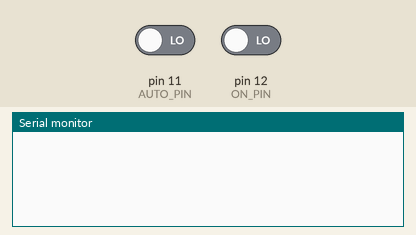
Bench run of a sketch on a simulated Arduino Uno, built with avr-gcc and run on an emulated ATmega328P. Shown: the last lines printed to the serial monitor. Inputs (shaded band) come from the test bench; at power-on: pin 12 (ON_PIN) LOW, pin 11 (AUTO_PIN) LOW.

Above: at 1.2 s.
1.3 s: pin 12 (ON_PIN) driven HIGH
At 2.5 s:
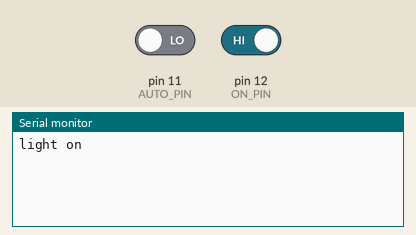
2.8 s: pin 12 (ON_PIN) driven LOW
At 3.7 s:
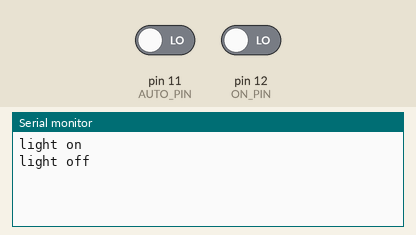

Measured:
- after the input at 1.3 s, the serial monitor: prints a new line at once (image 1)
- after the input at 2.8 s, the serial monitor: prints a new line at once (image 2)

The sketch:

PirLight.ino
```cpp
// PirLight - PIR motion lighting with an SSR and an AUTO / ON / OFF switch
// Steve Spence (KK4HFJ) - https://kk4hfj.com/
// 2026 cleanup of the Instructable "DIY Arduino PIR Motion Sensor Lighting & Security".
// Same wiring as the original; see README.md for the review notes.
//
//   PIR out -> D2 (PIR powered from +5 V)
//   SSR input + -> D13, input - -> GND (see README: D9 is a better choice)
//   SPDT centre-off switch: centre to +5 V, ends to D11 (AUTO) and D12 (ON), 10k from each to GND
//   Optional LDR divider -> A0 (LDR to +5 V, 10k to GND): no auto-on while it's bright

// ---- user settings ----------------------------------------------------
const uint32_t ON_TIME_MS = 180000UL;   // lights stay on this long after the LAST motion
const uint8_t SSR_PIN = 13;             // D13 flickers during the bootloader; D9 avoids that
#define USE_LDR 0
const int DARK_BELOW = 400;             // A0 reading below this counts as dark (with USE_LDR 1)
// -------------------------------------------------------------------------

const uint8_t PIR_PIN = 2, AUTO_PIN = 11, ON_PIN = 12, LDR_PIN = A0;
uint32_t lastMotion = 0;
bool lightOn = false;

void setLight(bool on) {
  if (on != lightOn) {
    lightOn = on;
    digitalWrite(SSR_PIN, on ? HIGH : LOW);
    Serial.println(on ? F("light on") : F("light off"));
  }
}

void setup() {
  digitalWrite(SSR_PIN, LOW);
  pinMode(SSR_PIN, OUTPUT);
  pinMode(PIR_PIN, INPUT);
  pinMode(AUTO_PIN, INPUT);   // external 10k pull-downs, as in the original
  pinMode(ON_PIN, INPUT);
  Serial.begin(9600);
}

void loop() {
  static bool wasAuto = false;
  bool isAuto = digitalRead(AUTO_PIN) == HIGH;
  if (isAuto && !wasAuto) lastMotion = millis();       // switching to AUTO with the light on: give it a full period
  wasAuto = isAuto;

  if (isAuto) {                                        // AUTO: motion sensor
    if (digitalRead(PIR_PIN) == HIGH) {
#if USE_LDR
      bool dark = analogRead(LDR_PIN) < DARK_BELOW;
#else
      bool dark = true;
#endif
      if (dark || lightOn) {                           // once on, motion keeps it on even if the lamp brightens the LDR
        lastMotion = millis();                         // every detection restarts the timer
        setLight(true);
      }
    }
    if (lightOn && millis() - lastMotion >= ON_TIME_MS) setLight(false);
  } else if (digitalRead(ON_PIN) == HIGH) {            // manual ON
    setLight(true);
  } else {                                             // manual OFF (centre)
    setLight(false);
  }
  delay(20);
}
```
